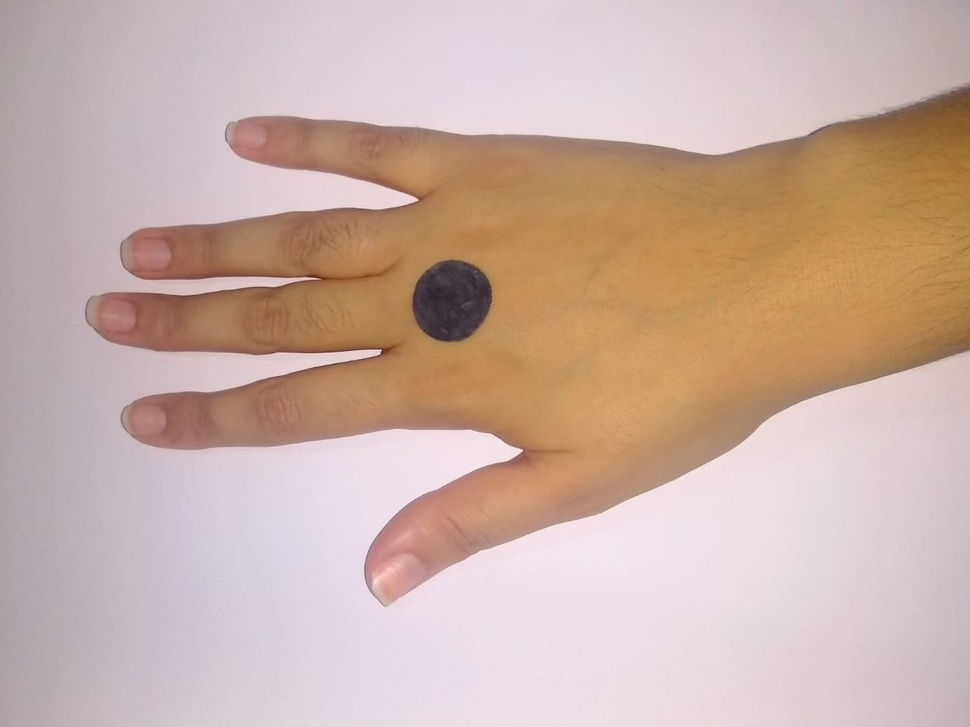
#> input picture image_processing/gradient.jpeg, 970 x 727 px, shrunk from 1280 x 959 before the run
$ python -i rotate.py   (imports and definitions only)
#> lines starting #> are read from the running program, lines starting #| are printed output that depends on the picture; after the words box and inside, x2 and y2 are one past the last pixel; in counts of white or black regions, pixels touching at a corner belong together
# Algorithm that rotates image based on a contour-fitted line
# To run this code, change to your image path and uncomment desired command lines

import numpy as np
import cv2 as cv
import math
import imutils


def rot(path):
    # Reads image
#> called with path = '../image_processing/gradient.jpeg'
    img = cv.imread(path)
#> img is the input picture: shape (727, 970, 3); mean B, G, R 166.3, 176.1, 201.1
    extension = path.split(".")[-1].lower()
    new_path = f'../data/images/rot_img.{extension}'
    #cv.imshow('palm image',img)
    # To see readen image, uncomment line above

    # Thresholding and blurring image
    hsvim = cv.cvtColor(img, cv.COLOR_BGR2HSV)
#> hsvim: shape (727, 970, 3); mean H, S, V 102.8, 54.3, 201.3
    lower = np.array([0, 48, 80], dtype = "uint8")
    upper = np.array([20, 255, 255], dtype = "uint8")
    skinRegionHSV = cv.inRange(hsvim, lower, upper)
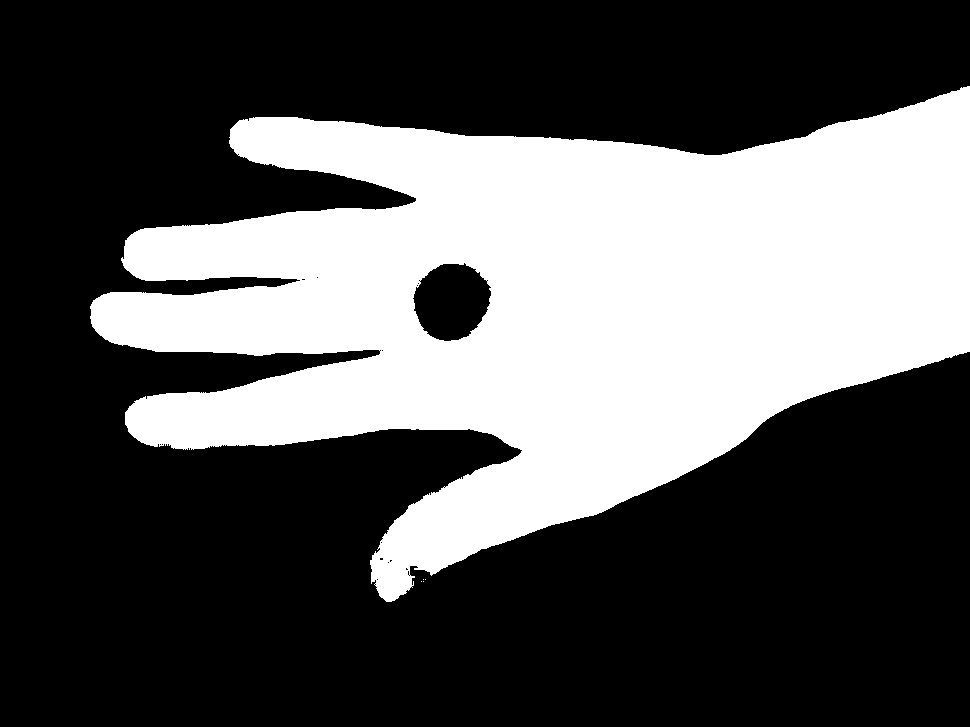
#> skinRegionHSV: shape (727, 970); 34.6% white; 5 white regions (4 under 20 px), largest, box (x1, y1, x2, y2) and area: (90, 86, 970, 602) 244213
    blurred = cv.blur(skinRegionHSV, (2,2))
    ret,thresh = cv.threshold(blurred,0,255,cv.THRESH_BINARY)
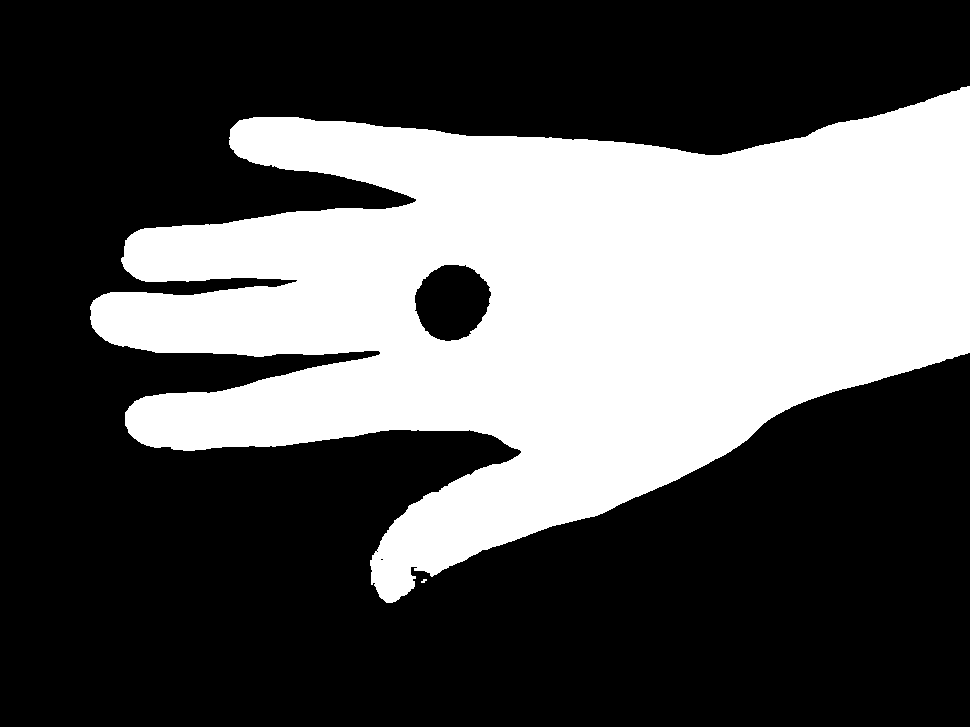
#> thresh: shape (727, 970); 35% white; 2 white regions (1 under 20 px)
    #cv.imshow("thresh", thresh)
    # To see result image, uncomment line above

    # Get biggest contour of image
    contours, hierarchy = cv.findContours(thresh, cv.RETR_TREE, cv.CHAIN_APPROX_SIMPLE)
#> contours = 5 contours, 3 with area under 20; largest, box (x1, y1, x2, y2) and area: (90, 86, 970, 603) 249011, (414, 264, 492, 342) 4474
    contours = max(contours, key=lambda x: cv.contourArea(x))
#> contours = contour of 1331 points, box (x1, y1, x2, y2) (90, 86, 970, 603), area 249011
    #cv.drawContours(img, [contours], -1, (255,255,0), 2)
    #cv.imshow("contours", img)
    # To see the contour, uncomment lines above

    # Creates a line fitted to contour
    rows,cols = img.shape[:2]
#> rows = 727; cols = 970
    [vx,vy,x,y] = cv.fitLine(contours, cv.DIST_L2,0,0.01,0.01)
#> vx = [0.998]; vy = [-0.0684]; x = [471.9]; y = [354.8]
    lefty = int((-x*vy/vx) + y)
#> lefty = 387
    righty = int(((cols-x)*vy/vx)+y)
#> righty = 320
    #img = cv.line(img,(cols-1,righty),(0,lefty),(0,255,0),2)
    # To see the line, uncomment line above

    # Calculates angle of the line
    angle = abs((cols-1)/(righty-lefty))
#> angle = 14.46
    angle = math.degrees(math.atan(angle))
#> angle = 86.04

    # Decides which side the rotation will turn
    if angle > 45:
        angle = 180 - angle
#> angle = 93.96

    # Rotates image by the angle
    rotated = imutils.rotate_bound(img, angle)
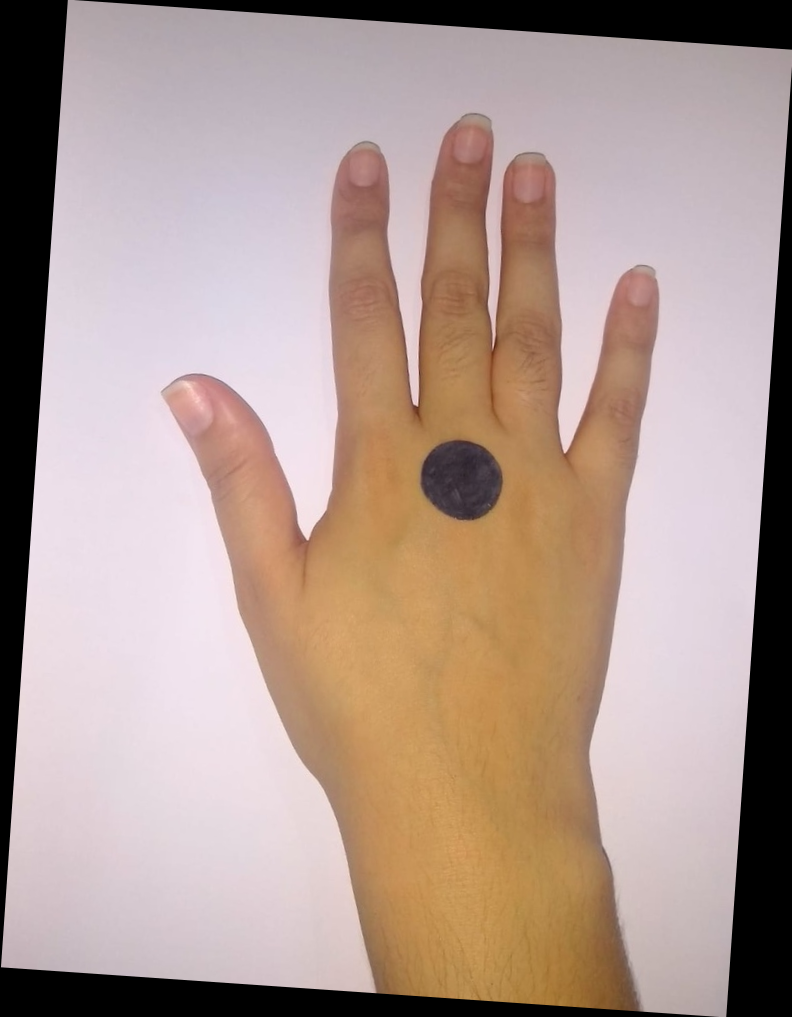
#> rotated: shape (1017, 792, 3); mean B, G, R 145.6, 154.2, 176.1

    cv.imwrite(new_path, rotated)
    #cv.imshow("Rotated (Correct)", rotated)
    #cv.waitKey(0)
    # To see the rotated image or if you uncommented any other line, uncomment lines above

    return new_path

>>> result = rot('../image_processing/gradient.jpeg')
